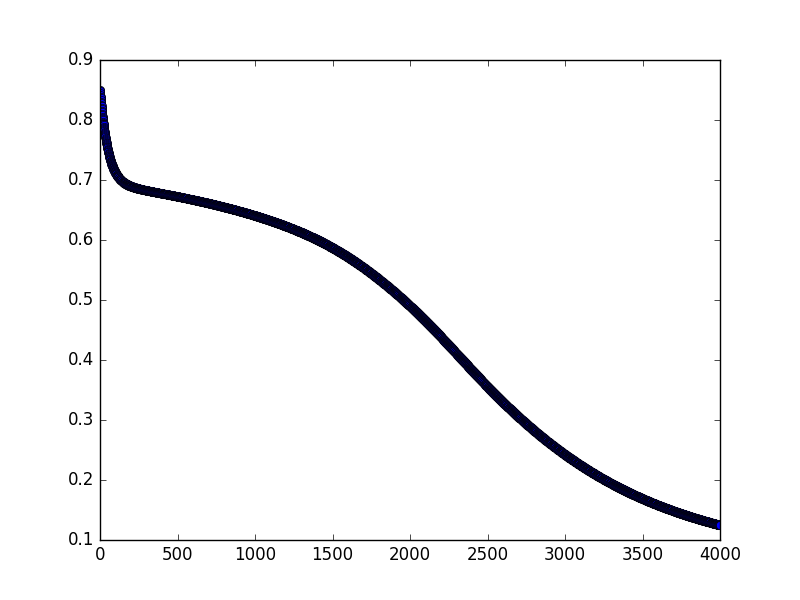

The Python source for this figure:
import tensorflow as tf
import pickle
import matplotlib.pyplot as plt

bank = pickle.load(open('bank.pkl', 'rb', 2))

x_train = bank['x_train']
y_train = bank['y_train']

x_test = bank['x_test']
y_test = bank['y_test']


x = tf.placeholder(tf.float32, shape = [None,4])
y = tf.placeholder(tf.float32, shape = [None,2])

first_layer = tf.layers.dense(x, 4, activation = tf.nn.sigmoid)
second_layer = tf.layers.dense(first_layer, 3, activation = tf.nn.sigmoid)
output = tf.layers.dense(second_layer, 2)

loss = tf.losses.softmax_cross_entropy(onehot_labels= y, logits = output)

optimizer = tf.train.GradientDescentOptimizer(0.01)
train = optimizer.minimize(loss)

accuracy = tf.metrics.accuracy(tf.argmax(y,1), tf.argmax(output,1))

# Inits
init_g = tf.global_variables_initializer()
init_l = tf.local_variables_initializer()

with tf.Session() as sess:

	sess.run(init_g)
	sess.run(init_l)
	# end of inits
	for i in range(4000):
		sess.run(train, feed_dict={x: x_train, y: y_train})
		
		c = sess.run(loss, feed_dict={x: x_train, y:y_train})
		print("Epoch: " + str(i) + " loss: " + str(c))
		plt.plot(i, c, 'bo', label='Testing data')
	
	
	#print("Optimization finished")
	training_cost = sess.run(loss, feed_dict={x: x_train, y: y_train})
	#print("training cost: " + str(training_cost))
	
	
	#print("Testing")
	
	#testing_cost = sess.run(loss, feed_dict={x: x_test, y: y_test})
	#print("Test cost: " + str(testing_cost))
	
	print("Accuracy: " +  str(sess.run(accuracy, feed_dict={x: x_test, y: y_test})))
	
	plt.show()
